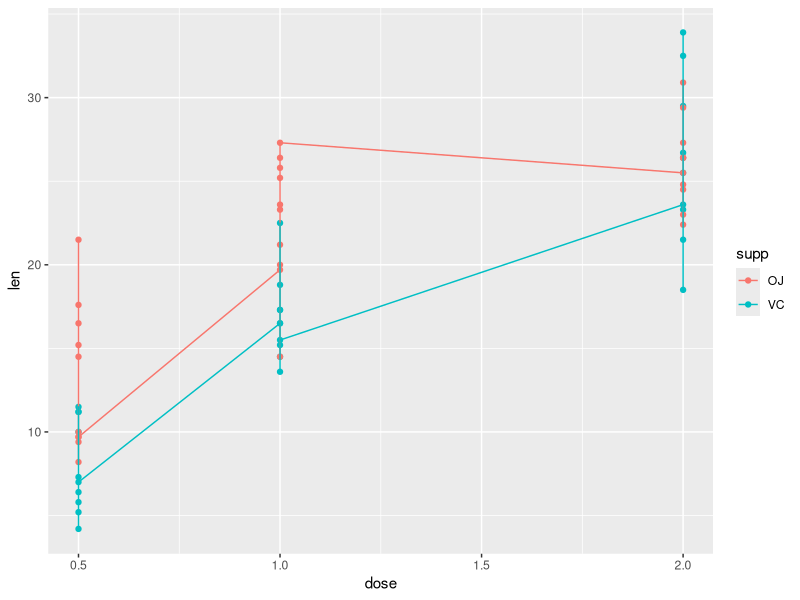

This figure's R source:
## ---- chunk 1
knitr::opts_chunk$set(echo = TRUE)
## ---- chunk 2


library(ggplot2)
library(dplyr)
data(ToothGrowth)

## ---- chunk 3

head(ToothGrowth)
g1 <- ggplot(ToothGrowth, aes(x=dose, y=len))
g1 + geom_point(aes(colour=supp)) + geom_line(aes(colour=supp))

## ---- chunk 4
grp <- group_by(ToothGrowth, supp,dose)
summary1 <- summarise(grp, meanlen = mean(len) )
summary1
## ---- chunk 5

# Step 3.1: Compare Supp
test1 <- t.test(ToothGrowth$len ~ ToothGrowth$supp, data = ToothGrowth)
test1$p.value
test1$conf.int

## ---- chunk 6

# Step 3.2: Compare Dose
dose5 <- filter(ToothGrowth, dose==0.5)$len
dose10 <- filter(ToothGrowth, dose==1.0)$len
dose20 <- filter(ToothGrowth, dose==2.0)$len

# Check dose5 and dose10 p-value
pdose5_dose10_test1 <- t.test(dose5, dose10, paired=FALSE, var.equal=TRUE)
pdose5_dose10_test2 <- t.test(dose5, dose10, paired=FALSE, var.equal=FALSE)
pdose5_dose10_test1$p.value
pdose5_dose10_test2$p.value
pdose5_dose10_test1$conf.int
pdose5_dose10_test2$conf.int

pdose10_dose20_test1 <- t.test(dose10, dose20, paired=FALSE, var.equal=TRUE)
pdose10_dose20_test2 <- t.test(dose10, dose20, paired=FALSE, var.equal=FALSE)
pdose10_dose20_test1$p.value
pdose10_dose20_test2$p.value
pdose10_dose20_test1$conf.int
pdose10_dose20_test2$conf.int

pdose5_dose20_test1 <- t.test(dose5, dose20, paired=FALSE, var.equal=TRUE)
pdose5_dose20_test2 <- t.test(dose5, dose20, paired=FALSE, var.equal=FALSE)
pdose5_dose20_test1$p.value
pdose5_dose20_test2$p.value
pdose5_dose20_test1$conf.int
pdose5_dose20_test2$conf.int

